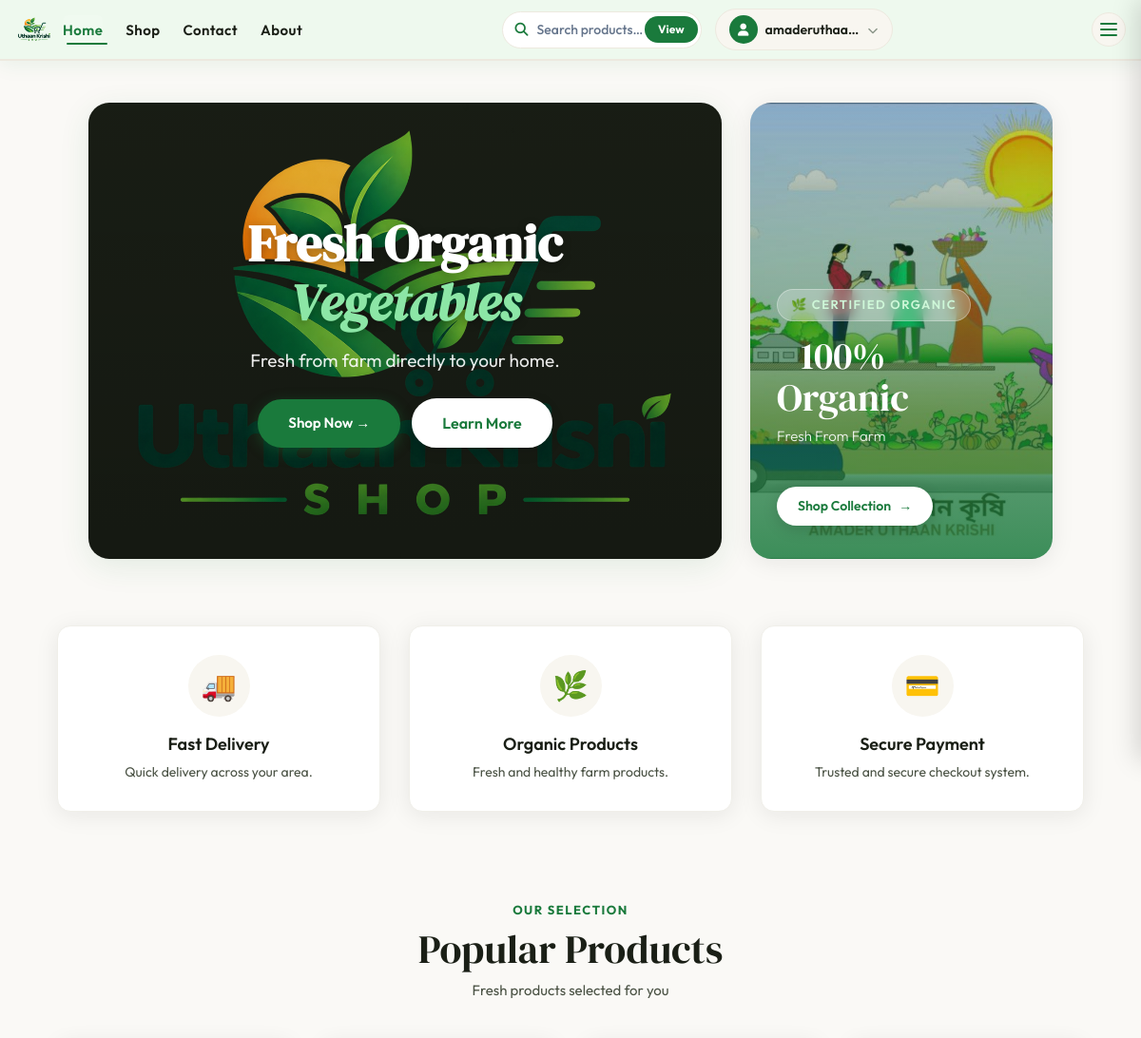
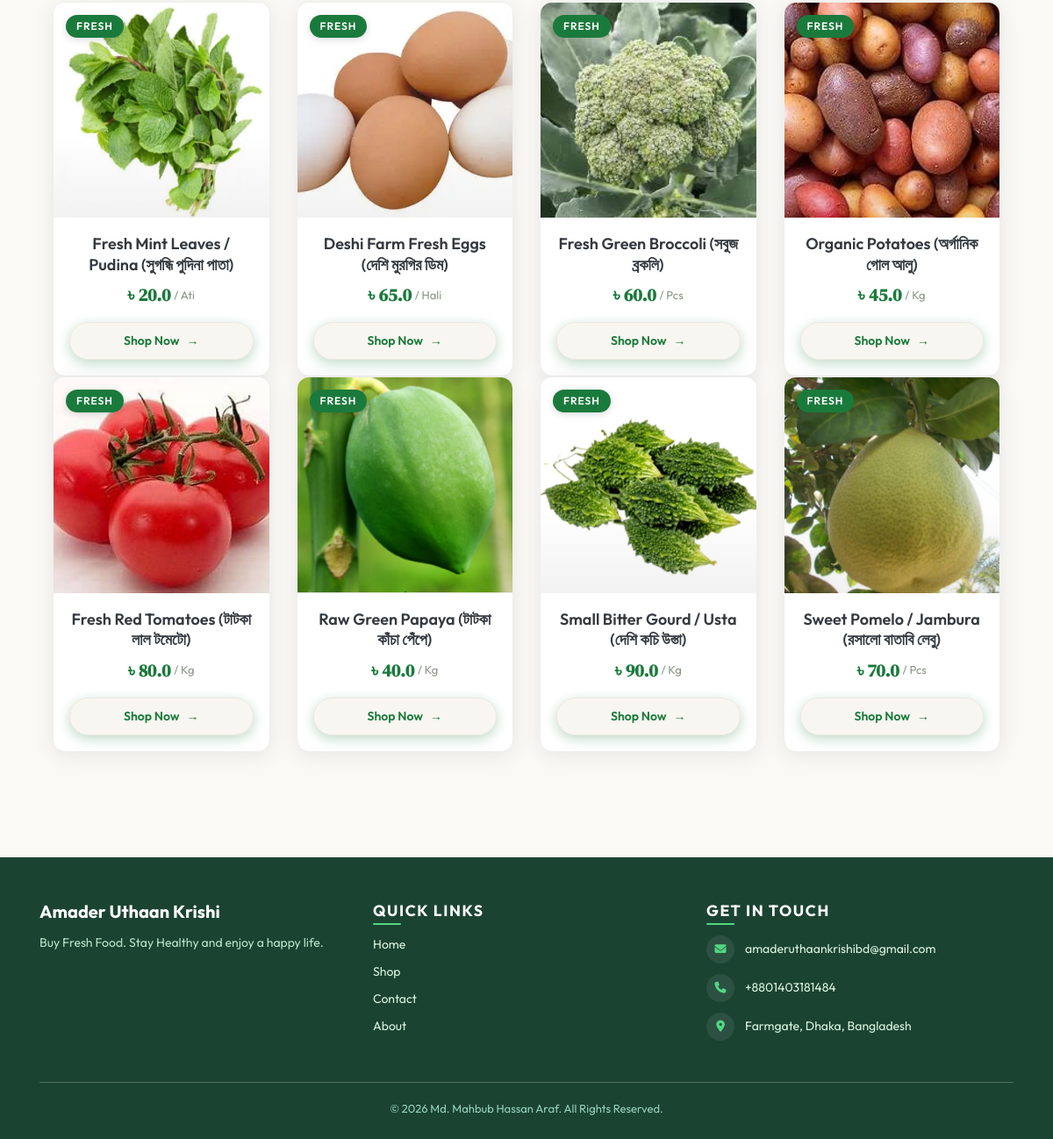
The app's page / (signed in) with its own data (2 pictures, top to bottom).
### apps/accounts/models.py (models this page shows, shortened)
class CustomUser(AbstractUser):
    email = models.EmailField(unique=True)
    COUNTRY_CHOICES = [
        ('BD', 'Bangladesh'),
        ('IN', 'India'),
        ('PK', 'Pakistan'),
        ('US', 'United States'),
        ('UK', 'United Kingdom'),
    ]
    country = models.CharField(max_length=50, choices=COUNTRY_CHOICES, blank=True, null=True)
    location = models.CharField(max_length=150, blank=True, null=True)
    phone_number = models.CharField(max_length=20, blank=True, null=True)
    profile_image = models.FileField(upload_to='profiles/', blank=True, null=True)
    user_id = models.IntegerField(unique=True, null=True, blank=True, editable=False)
    USERNAME_FIELD = 'email'
    REQUIRED_FIELDS = ['username']

### apps/products/models.py (models this page shows, shortened)
class Product(models.Model):
    UNIT_CHOICES = [
        ('kg', 'Kg'),
        ('gm', 'gm'),
        ('pcs', 'Pcs'),
        ('ati', 'Ati'),
        ('fana', 'Fana'),
        ('hali', 'Hali'),
    ]
    name = models.CharField(max_length=200)
    price = models.FloatField(help_text="Per unit price (Per Kg for kg/gm)")
    unit = models.CharField(max_length=10, choices=UNIT_CHOICES)
    description = models.TextField(blank=True, null=True)
    image = models.FileField(upload_to='products/', null=True, blank=True)
    is_active = models.BooleanField(default=True, help_text="Designates whether this product is visible in shop & search.")

### amader_uthaan_krishi/views.py (the view)
# urls.py: path('', home, name='home'),
def home(request):
    products = Product.objects.filter(is_active=True).order_by('?')[:8]
    return render(request, 'home.html', {
        'products': products
    })

### Templates/home.html (shortened to what this page needs)
{% extends 'base.html' %}
{% load static %}
{% block content %}
<section class="hero-section">
    <div class="container-fluid px-lg-5 px-3">
        <div class="row g-3 align-items-stretch">
            <div class="col-lg-8">
                <div class="hero-video-box">
                    <img src="{% static 'images/Video_Alt.png' %}"
                         alt="Fresh Organic Vegetables"
                         class="hero-video-fallback"
                         id="heroFallbackImg">
                    <div class="hero-video-overlay"></div>
                    <div class="hero-video-content">
                        <h1>
                            Fresh Organic<br>
                            <em>Vegetables</em>
                        </h1>
                        <p>
                            Fresh from farm directly to your home.
                        </p>
                        <div>
                            <a href="{% url 'shop' %}" class="hero-btn">
                                Shop Now →
                            </a>
                            <a href="{% url 'about' %}" class="learn-btn">
                                Learn More
                            </a>
                        </div>
                    </div>
                </div>
            </div>
            <div class="col-lg-4">
                <div class="side-banner">
                    <img src="/static/images/mainbanner.jpeg"
                         class="side-banner-img"
                         alt="Uthaan Krishi">
                    <div class="side-banner-overlay">
                        <div class="side-badge">🌿 Certified Organic</div>
                        <h3>100%<br>Organic</h3>
                        <p>Fresh From Farm</p>
                        <a href="{% url 'shop' %}" class="side-btn">
                            Shop Collection <span class="btn-arrow">→</span>
                        </a>
                    </div>
                </div>
            </div>
        </div>
    </div>
</section>
<section class="feature-section">
    <div class="container">
        <div class="row g-2 g-md-3 text-center">
            <div class="col-4 col-md-4">
                <div class="feature-box">
                    <div class="feature-icon-wrap">
                        <span class="feature-icon">🚚</span>
                    </div>
                    <h5>Fast Delivery</h5>
                    <p>Quick delivery across your area.</p>
                </div>
            </div>
            <div class="col-4 col-md-4">
                <div class="feature-box">
                    <div class="feature-icon-wrap">
                        <span class="feature-icon">🌿</span>
                    </div>
                    <h5>Organic Products</h5>
                    <p>Fresh and healthy farm products.</p>
                </div>
            </div>
            <div class="col-4 col-md-4">
                <div class="feature-box">
                    <div class="feature-icon-wrap">
                        <span class="feature-icon">💳</span>
                    </div>
                    <h5>Secure Payment</h5>
                    <p>Trusted and secure checkout system.</p>
                </div>
            </div>
        </div>
    </div>
</section>
<section class="product-section">
    <div class="container">
        <div class="section-title text-center">
            <span class="section-label">Our Selection</span>
            <h2>Popular Products</h2>
            <p>Fresh products selected for you</p>
        </div>
        <div class="row g-2 g-md-4">
            {% for p in products|slice:":12" %}
            <div class="col-lg-3 col-md-4 col-4">
                <div class="product-card">
                    <div class="product-badge">Fresh</div>
                    <a href="{% url 'product_details' p.id %}" class="d-block text-decoration-none">
                        <div class="product-image-box">
                            {% if p.image %}
                            <img src="{{ p.image.url }}"
                                 class="product-image"
                                 alt="{{ p.name }}">
                            {% else %}
                            <img src="https://via.placeholder.com/300x300"
                                 class="product-image"
                                 alt="No Image">
                            {% endif %}
                            <div class="product-image-overlay"></div>
                        </div>
                    </a>
                    <div class="product-body text-center">
                        <h5 class="product-name">
                            <a href="{% url 'product_details' p.id %}" class="text-decoration-none text-dark">
                                {{ p.name }}
                            </a>
                        </h5>
                        <div class="product-price">
                            ৳ {{ p.price }}
                            <span>/ {% if p.unit == 'gm' %}Kg{% else %}{{ p.get_unit_display }}{% endif %}</span>
                        </div>
                        <form method="POST" action="{% url 'add_to_cart' p.id %}" class="w-100 mt-auto">
                            <button type="submit" class="shop-btn">
                                Shop Now <span class="btn-arrow">→</span>
                            </button>
                        </form>
                    </div>
                </div>
            </div>
            {% endfor %}
        </div>
    </div>
</section>
{% endblock %}

### Templates/base.html (shortened to what this page needs)
{% load static %}
<!DOCTYPE html>
<html lang="en">
<head>
  <link rel="stylesheet" href="https://cdn.jsdelivr.net/npm/bootstrap@4.6.2/dist/css/bootstrap.min.css">
  <link rel="stylesheet" href="https://cdnjs.cloudflare.com/ajax/libs/font-awesome/6.4.0/css/all.min.css">
  <link rel="stylesheet" href="{% static 'css/base.css' %}">
  <link rel="stylesheet" href="{% static 'css/home.css' %}">
  <link rel="stylesheet" href="{% static 'css/profiles.css' %}">
  <link rel="stylesheet" href="{% static 'css/contact.css' %}">
  <link rel="stylesheet" href="{% static 'css/about.css' %}">
  <link rel="stylesheet" href="{% static 'css/user_orders.css' %}">
  <link rel="stylesheet" href="{% static 'css/admin_panal.css' %}">
</head>
<body>
<nav class="site-navbar" id="siteNavbar">
  <div class="navbar-inner">
    <a class="nav-brand" href="{% url 'home' %}">
      <img src="{% static 'images/Video_Alt.png' %}" alt="Amader Uthaan Krishi" class="nav-logo">
    </a>
    <ul class="nav-links desktop-only">
      <li><a href="{% url 'home' %}"    class="nav-link-item {% if request.resolver_match.url_name == 'home'    %}active{% endif %}">Home</a></li>
      <li><a href="{% url 'shop' %}"    class="nav-link-item {% if request.resolver_match.url_name == 'shop'    %}active{% endif %}">Shop</a></li>
      <li><a href="{% url 'contact' %}" class="nav-link-item {% if request.resolver_match.url_name == 'contact' %}active{% endif %}">Contact</a></li>
      <li><a href="{% url 'about' %}"   class="nav-link-item {% if request.resolver_match.url_name == 'about'   %}active{% endif %}">About</a></li>
    </ul>
    <div class="nav-right desktop-only">
      <form class="nav-search-form" method="get" action="{% url 'shop' %}">
        <input type="search" name="q" placeholder="Search products…"
               value="{{ request.GET.q }}" class="nav-search-input" autocomplete="off">
        <button type="submit" class="nav-search-btn">View</button>
      </form>
      {% if user.is_authenticated %}
        <div class="user-dropdown" id="userDropdown">
          <button class="user-dropdown-toggle" id="userDropdownBtn"
                  type="button" aria-haspopup="true" aria-expanded="false">
            <span class="user-avatar"><i class="fas fa-user"></i></span>
            <span class="user-name">{{ user.username }}</span>
            <i class="fas fa-chevron-down chev"></i>
          </button>
        </div>
      {% else %}
        <a href="{% url 'login' %}"  class="btn-nav-login">Login</a>
        <a href="{% url 'signup' %}" class="btn-nav-signup">Sign Up</a>
      {% endif %}
    </div>
    <button class="hamburger" id="hamburgerBtn" aria-label="Open menu" aria-expanded="false">
      <span class="hbar"></span>
      <span class="hbar"></span>
      <span class="hbar"></span>
    </button>
  </div>
</nav>
<main class="page-main">
  <div class="container mt-4">
    {% block content %}{% endblock %}
  </div>
</main>
<footer class="site-footer">
  <div class="container">
    <div class="row">
      <div class="col-md-4 footer-col-mobile">
        <h5 class="footer-brand">Amader Uthaan Krishi</h5>
        <p class="footer-tagline">Buy Fresh Food. Stay Healthy and enjoy a happy life.</p>
      </div>
      <div class="col-md-4 footer-col-mobile">
        <h6 class="footer-heading">Quick Links</h6>
        <div class="footer-links">
          <a href="{% url 'home' %}">Home</a>
          <a href="{% url 'shop' %}">Shop</a>
          <a href="{% url 'contact' %}">Contact</a>
          <a href="{% url 'about' %}">About</a>
        </div>
      </div>
      <div class="col-md-4 footer-col-mobile">
        <h6 class="footer-heading">Get in Touch</h6>
        <p class="footer-contact"><i class="fas fa-envelope"></i> amaderuthaankrishibd@gmail.com</p>
        <p class="footer-contact"><i class="fas fa-phone"></i> +8801403181484</p>
        <p class="footer-contact"><i class="fas fa-map-marker-alt"></i> Farmgate, Dhaka, Bangladesh</p>
      </div>
    </div>
    <hr class="footer-hr">
    <p class="footer-copy">&copy; 2026 Md. Mahbub Hassan Araf. All Rights Reserved.</p>
  </div>
</footer>
</body>
</html>

### static/css/admin_panal.css (style rules this page uses)
:root { --primary:#2563eb; --primary-dark:#1d4ed8; --success:#16a34a; --danger:#dc2626; --warning:#f59e0b; --text:#1f2937; --muted:#6b7280; --card:#ffffff; --bg:#f4f7fb; --border:#e5e7eb; --radius:18px; }

### records on screen
CustomUser: username "amaderuthaa…"
Product: image (picture), name "Fresh Mint Leaves / Pudina (সুগন্ধি পুদিনা পাতা)", price "20.0", unit "Ati"
Product: image (picture), name "Deshi Farm Fresh Eggs (দেশি মুরগির ডিম)", price "65.0", unit "Hali"
Product: image (picture), name "Fresh Green Broccoli (সবুজ ব্রকলি)", price "60.0", unit "Pcs"
Product: image (picture), name "Organic Potatoes (অর্গানিক গোল আলু)", price "45.0", unit "Kg"
Product: image (picture), name "Fresh Red Tomatoes (টাটকা লাল টমেটো)", price "80.0", unit "Kg"
Product: image (picture), name "Raw Green Papaya (টাটকা কাঁচা পেঁপে)", price "40.0", unit "Kg"
Product: image (picture), name "Small Bitter Gourd / Usta (দেশি কচি উস্তা)", price "90.0", unit "Kg"
Product: image (picture), name "Sweet Pomelo / Jambura (রসালো বাতাবি লেবু)", price "70.0", unit "Pcs"
